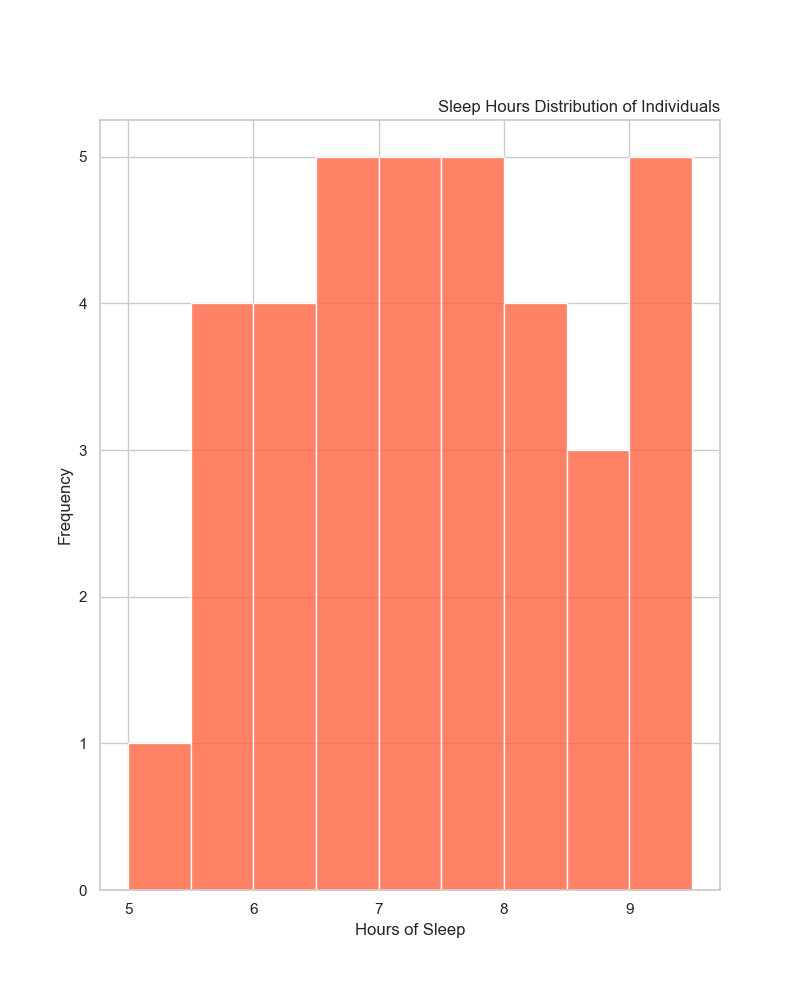

Reproduce this figure in Python.

import seaborn as sns
import matplotlib.pyplot as plt
import pandas as pd

data = {
    'Sleep_Hours': [7, 8, 6, 5, 9, 7.5, 6.5, 8.2, 5.7, 7.1, 6.8, 9.3, 5.5, 6.9, 8.7, 
                    7.3, 6.2, 8.5, 7.6, 7.9, 6.3, 9.1, 7.8, 5.8, 8.4, 6.6, 7.4, 9.5, 
                    8.8, 7.2, 6.4, 8.1, 7.7, 6.7, 9.2, 5.9]
}

df = pd.DataFrame(data)

sns.set_style('whitegrid')
plt.figure(figsize=(8, 10))
sns.histplot(df['Sleep_Hours'], bins=15, kde=False, color='#ff5733', binwidth=0.5)
plt.title('Sleep Hours Distribution of Individuals', loc='right')
plt.xlabel('Hours of Sleep')
plt.ylabel('Frequency')
plt.show()
